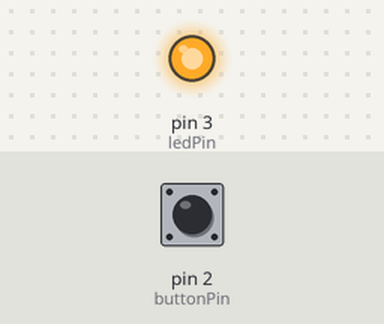
Bench run of a sketch on a simulated Arduino Uno, built with avr-gcc and run on an emulated ATmega328P. Parts: output pins drawn as LEDs (lit = HIGH). The inputs (shaded band) are chosen by the test bench; at power-on: pin 2 (buttonPin) LOW.

Above: at 0.1 s.
At 3.1 s:
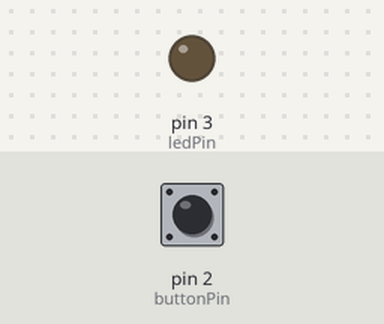
Timing chart, 0 to 4.6 s (numbered marks = the images above):
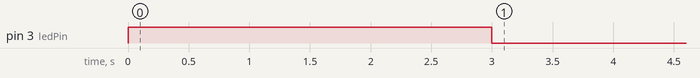

The sketch:

MicroduinoInfraredTransmitter.ino
```cpp
#include <IRremote.h>                  // call IRRemote lib

IRsend irsend;
// constants won't change. They're used here to
// set pin numbers:
const int buttonPin = 2;     // the number of the pushbutton pin
const int ledPin =  3;      // the number of the LED pin

// variables will change:
int buttonState = 0;         // variable for reading the pushbutton status

void setup() {
  // initialize the LED pin as an output:
  pinMode(ledPin, OUTPUT);
  // initialize the pushbutton pin as an input:
  pinMode(buttonPin, INPUT);

  digitalWrite(ledPin, HIGH);
  delay(3000);
  digitalWrite(ledPin, LOW);
}

void loop(){
  // read the state of the pushbutton value:
  buttonState = digitalRead(buttonPin);

  // check if the pushbutton is pressed.
  // if it is, the buttonState is HIGH:
  if (buttonState == HIGH) {
    Serial.print("SendIR: ");
    irsend.sendNEC(0x234E817, 32); //9
  }
  else {
    // turn LED off:
    digitalWrite(ledPin, LOW);
  }
}
```
